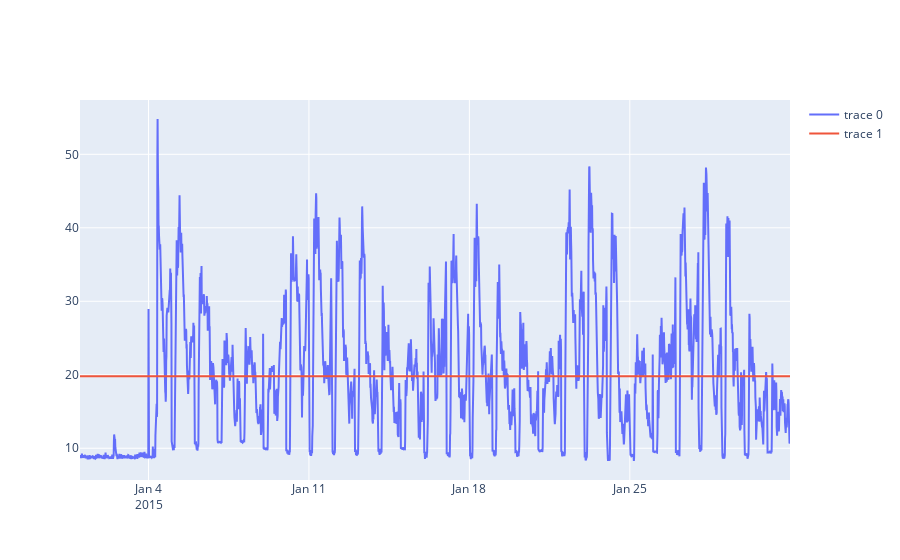

The notebook cell saved with this chart:
### Code cell
fig.add_trace(go.Scatter(y=avg, x=timestamps))

### Figure 1 — Plotly figure (JSON) as saved in the notebook; plotly's stock layout.template omitted (floating-point values rounded to 4 significant figures; data arrays with more than 128 entries replaced by an {"elided": "..."} marker saying what was removed)
{"data": [{"type": "scatter", "x": {"elided": "2975 str values"}, "y": {"elided": "2975 str values"}}, {"type": "scatter", "x": {"elided": "2975 str values"}, "y": {"elided": "2975 float values"}}], "layout": {}}
